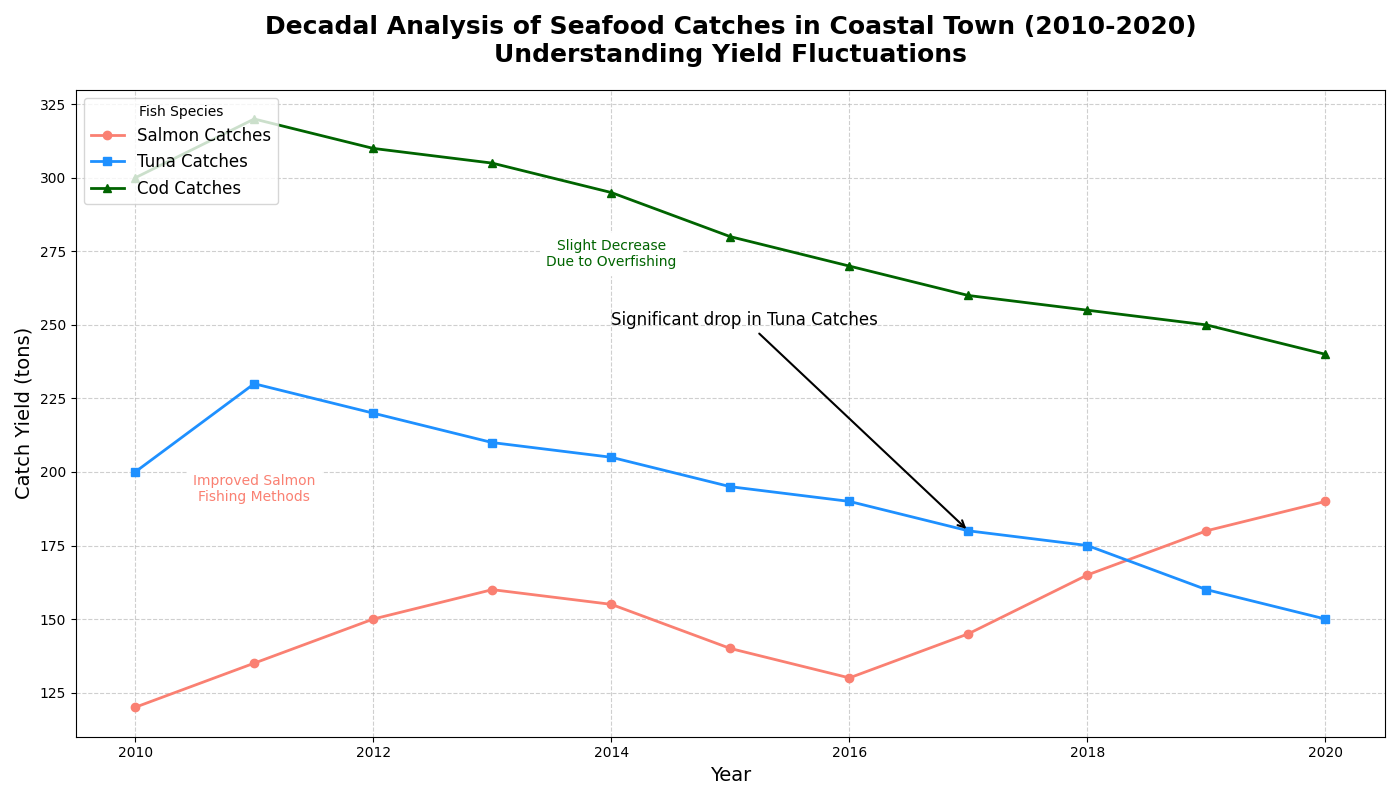

Reproduce this figure in Python.
import matplotlib.pyplot as plt
import numpy as np

# Backstory:
# Imagine analyzing the growth and decline in seafood catches over a decade (2010-2020) for three different fish species in a small coastal town.
# This data visualization hopes to shed light on changes in catch yields due to environmental, economic, and social factors.

# Define years
years = np.arange(2010, 2021)

# Artificial data representing catches in tons for three species of fish
salmon_catches = [120, 135, 150, 160, 155, 140, 130, 145, 165, 180, 190]
tuna_catches = [200, 230, 220, 210, 205, 195, 190, 180, 175, 160, 150]
cod_catches = [300, 320, 310, 305, 295, 280, 270, 260, 255, 250, 240]

# Creating figure and axis objects
fig, ax1 = plt.subplots(figsize=(14, 8))

# Plotting the data for each species
ax1.plot(years, salmon_catches, marker='o', linestyle='-', linewidth=2, color='salmon', label='Salmon Catches')
ax1.plot(years, tuna_catches, marker='s', linestyle='-', linewidth=2, color='dodgerblue', label='Tuna Catches')
ax1.plot(years, cod_catches, marker='^', linestyle='-', linewidth=2, color='darkgreen', label='Cod Catches')

# Title and labels, formatting accordingly
ax1.set_title("Decadal Analysis of Seafood Catches in Coastal Town (2010-2020)\nUnderstanding Yield Fluctuations", fontsize=18, fontweight='bold', pad=20)
ax1.set_xlabel("Year", fontsize=14)
ax1.set_ylabel("Catch Yield (tons)", fontsize=14)

# Adding grid lines for better readability
ax1.grid(True, linestyle='--', alpha=0.6)

# Displaying legends
ax1.legend(title='Fish Species', fontsize=12, loc='upper left')

# Annotation for notable events, e.g., a significant drop in tuna catches
ax1.annotate('Significant drop in Tuna Catches', xy=(2017, 180), xytext=(2014, 250),
             arrowprops=dict(facecolor='black', arrowstyle='->', lw=1.5),
             fontsize=12, color='black')

# Adding some contextual notes on the plot
ax1.text(2011, 190, 'Improved Salmon\nFishing Methods', fontsize=10, ha='center', color='salmon', backgroundcolor='white')
ax1.text(2014, 270, 'Slight Decrease\nDue to Overfishing', fontsize=10, ha='center', color='darkgreen', backgroundcolor='white')

# Adjust layout to prevent overlapping
plt.tight_layout()

# Display the plot
plt.show()
